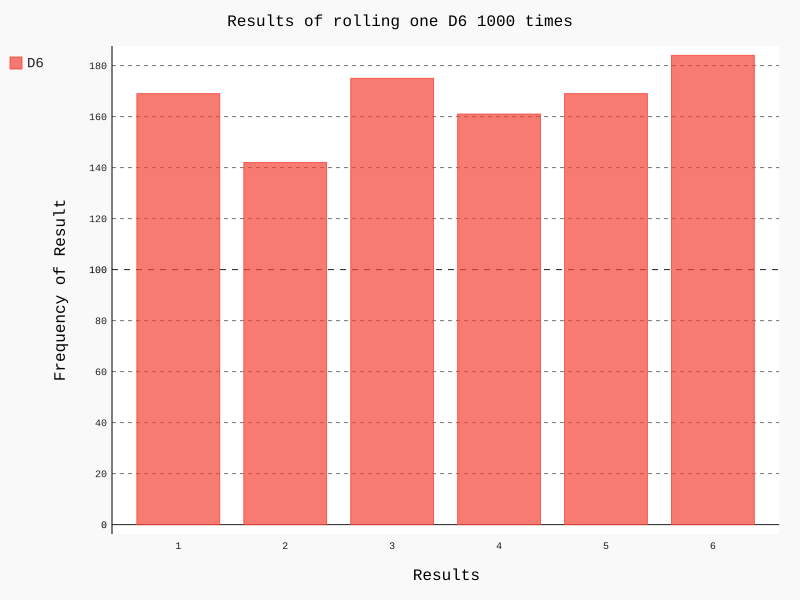

Generate this figure with Python:
import pygal
from die import Die

# 创建一个D6实例
die = Die()

# 掷几次骰子，并将结果存储在一个列表中
results = []
#for roll_num in range(100):
# 增加次数，分析结果
for roll_num in range(1000):
     result = die.roll()
     results.append(result)

# 分析结果
frequencies = []
for value in range(1, die.num_sides+1):
     frequency = results.count(value)
     frequencies.append(frequency)
'''这就是记录每一个点，出现的次数总和'''
#print(frequencies)

'''对结果进行可视化  ----利用直方图Bar()来可视化 '''
hist = pygal.Bar()

hist.title = "Results of rolling one D6 1000 times "
hist.x_labels = ['1', '2', '3', '4', '5', '6']
hist.x_title = "Results"
hist.y_title = "Frequency of Result"

hist.add('D6', frequencies)
hist.render_to_file('die_visual.svg')
